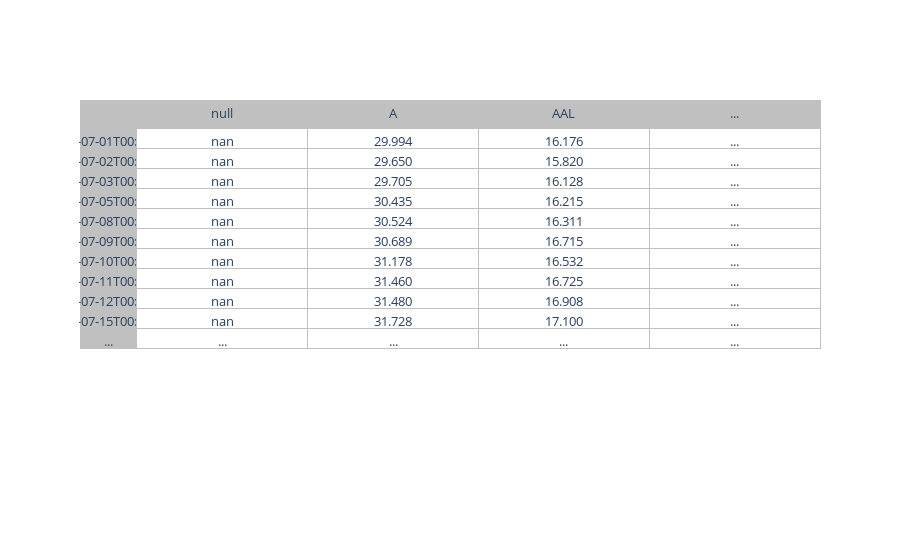

The cell this chart's notebook holds for it:
### Markdown cell above
### View Data
Run the cell below to see what the data looks like for `close`.

### Code cell
project_helper.print_dataframe(close)

### Figure 1 — Plotly figure (JSON) as saved in the notebook; plotly's stock layout.template omitted (floating-point values rounded to 4 significant figures)
{"data": [{"cells": {"fill": {"color": ["silver", "white"]}, "font": {"size": 13}, "line": {"color": "silver"}, "values": [["2013-07-01T00:00:00", "2013-07-02T00:00:00", "2013-07-03T00:00:00", "2013-07-05T00:00:00", "2013-07-08T00:00:00", "2013-07-09T00:00:00", "2013-07-10T00:00:00", "2013-07-11T00:00:00", "2013-07-12T00:00:00", "2013-07-15T00:00:00", "..."], ["nan", "nan", "nan", "nan", "nan", "nan", "nan", "nan", "nan", "nan", "..."], ["29.994", "29.650", "29.705", "30.435", "30.524", "30.689", "31.178", "31.460", "31.480", "31.728", "..."], ["16.176", "15.820", "16.128", "16.215", "16.311", "16.715", "16.532", "16.725", "16.908", "17.100", "..."], ["...", "...", "...", "...", "...", "...", "...", "...", "...", "...", "..."]]}, "columnwidth": [1, 3], "header": {"fill": {"color": "silver"}, "font": {"size": 13}, "line": {"color": "silver"}, "values": ["", null, "A", "AAL", "..."]}, "type": "table"}], "layout": {}}
